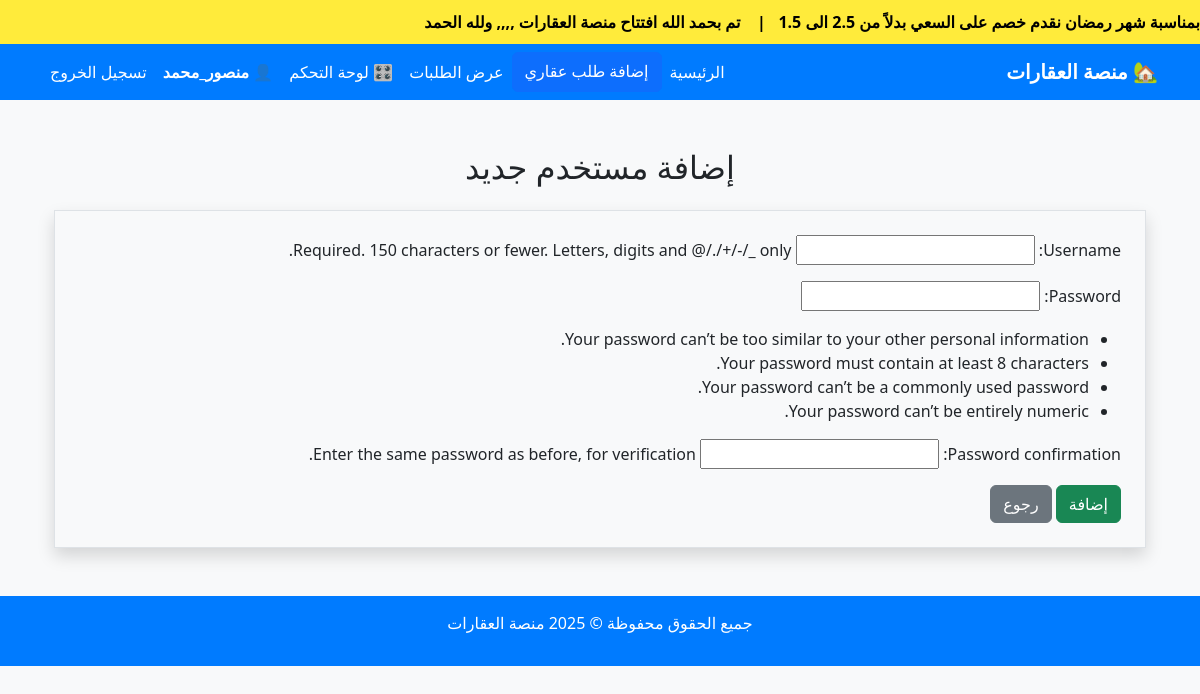
The app's page /لوحة-التحكم/إضافة-مستخدم/ (signed in) with its own data.
### properties/models.py (models this page shows, shortened)
class News(models.Model):
    title = models.CharField(max_length=255, verbose_name="عنوان الخبر")
    is_active = models.BooleanField(default=True, verbose_name="مفعل؟")
    created_at = models.DateTimeField(auto_now_add=True, verbose_name="تاريخ الإضافة")

### properties/context_processors.py (called while the page is built)
def news_ticker(request):
    news_items = News.objects.filter(is_active=True).order_by('-created_at')
    return {'news_ticker_items': news_items}

### properties/views.py (called while the page is built)
@login_required
@user_passes_test(lambda u: u.is_superuser)
def add_user(request):
    if request.method == 'POST':
        form = UserCreationForm(request.POST)
        if form.is_valid():
            user = form.save()
            messages.success(request, "✅ تم إضافة المستخدم بنجاح.")
            return redirect('dashboard')
    else:
        form = UserCreationForm()
    return render(request, 'properties/add_user.html', {'form': form})

### properties/templates/properties/add_user.html (shortened to what this page needs)
{% extends 'base.html' %}
{% block content %}
<div class="container mt-5">
    <h2 class="text-center mb-4"> إضافة مستخدم جديد</h2>
    <form method="post" class="border p-4 shadow bg-light">
        {{ form.as_p }}
        <button type="submit" class="btn btn-success"> إضافة</button>
        <a href="{% url 'dashboard' %}" class="btn btn-secondary">رجوع</a>
    </form>
</div>
{% endblock %}

### properties/templates/base.html (shortened to what this page needs)
{% load static %}
<!DOCTYPE html>
<html lang="ar" dir="rtl">
<head>
    <link href="https://cdn.jsdelivr.net/npm/bootstrap@5.3.2/dist/css/bootstrap.rtl.min.css" rel="stylesheet">
    <link rel="stylesheet" href="{% static 'css/style.css' %}">
</head>
<body class="bg-light">
    {% if news_ticker_items %}
    <div class="news-ticker">
        <div class="ticker-content">
          {% for news in news_ticker_items %}
          {{ news.title }}{% if not forloop.last %}&nbsp;&nbsp;&nbsp;|&nbsp;&nbsp;&nbsp;{% endif %}
        {% endfor %}
        </div>
    </div>
    {% endif %}
    <nav class="navbar navbar-expand-lg">
        <div class="container">
            <a class="navbar-brand fw-bold" href="{% url 'home' %}">🏡 منصة العقارات</a>
            <div class="collapse navbar-collapse" id="navbarNav">
                <ul class="navbar-nav ms-auto">
                    <li class="nav-item"><a class="nav-link" href="{% url 'home' %}">الرئيسية</a></li>
                    <a href="{% url 'create_property_request' %}" class="btn btn-primary">إضافة طلب عقاري</a>
                    <li class="nav-item"><a class="nav-link" href="{% url 'property_requests' %}">عرض الطلبات</a></li>
                    {% if user.is_authenticated %}
                        <li class="nav-item"><a class="nav-link" href="{% url 'dashboard' %}">🎛️ لوحة التحكم</a></li>
                        <li class="nav-item">
                            <span class="nav-link fw-bold text-white">👤 {{ user.username }}</span>
                        </li>
                        <li class="nav-item">
                            <form method="post" action="{% url 'logout' %}" style="display:inline;">
                                <button type="submit" class="nav-link btn btn-link text-danger">تسجيل الخروج</button>
                            </form>
                        </li>
                    {% else %}
                        <li class="nav-item"><a class="nav-link" href="{% url 'login' %}">تسجيل الدخول</a></li>
                    {% endif %}
                </ul>
            </div>
        </div>
    </nav>
    <div class="container mt-4">
        {% block content %}
        {% endblock %}
    </div>
    <footer class="footer mt-5">
        <div class="container">
            <p>جميع الحقوق محفوظة © 2025 منصة العقارات</p>
        </div>
    </footer>
</body>
</html>

### static/css/style.css (style rules this page uses)
.news-ticker { background-color: #ffeb3b; overflow: hidden; white-space: nowrap; padding: 10px 0; position: relative; }
.ticker-content { display: inline-block; padding-left: 100%; animation: scroll-text 15s linear infinite; font-weight: bold; color: #000; }

### properties/templates/base.html (style rules this page uses)
.navbar { background-color: #007bff; }
.navbar .nav-link, .navbar .navbar-brand { color: white !important; }
.footer { background-color: #007bff; color: white; text-align: center; padding: 15px; margin-top: 20px; }
.news-ticker { background-color: #ffeb3b; overflow: hidden; white-space: nowrap; padding: 10px 0; position: relative; }
.ticker-content { display: inline-block; padding-left: 100%; animation: scroll-text 15s linear infinite; font-weight: bold; color: #000; }

### records on screen
News: title "بمناسبة شهر رمضان نقدم خصم على السعي بدلاً من 2.5 الى 1.5"
News: title "تم بحمد الله افتتاح منصة العقارات ,,,, ولله الحمد"

### other values on screen
{{ user.username }} "منصور_محمد"
